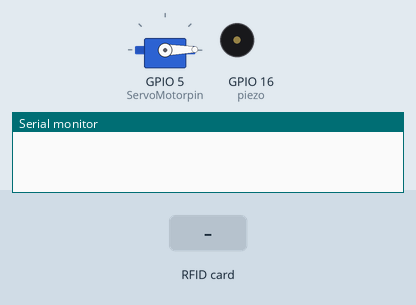
A sketch run on a simulated ESP8266 (NodeMCU). Parts: servo, buzzer (waves = sounding), the last lines printed to the serial monitor. Inputs (shaded band) come from the test bench. WiFi joins after 1.5 s; servers stay silent unless stated.

Above: at 3.0 s.
3.1 s: RFID card E3 BA 53 2D held to the reader
At 3.29 s:
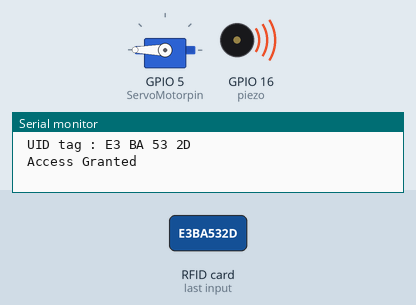
At 4.3 s:
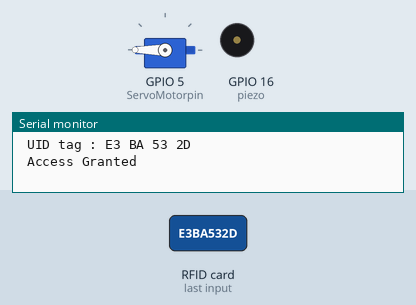
4.8 s: RFID card 5E 7A 19 C4 held to the reader
Timing chart, 0 to 7.8 s (numbered marks = the images above; inputs shaded):
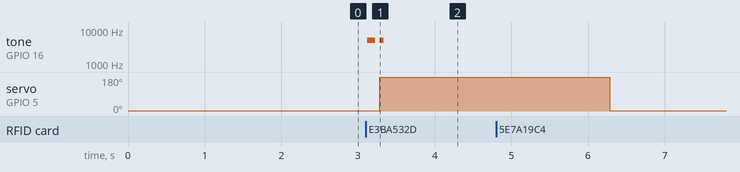

Measured:
- after the input at 3.1 s, tone on GPIO 16 (piezo): alternates 5000 Hz for 0.07 s and silent for 0.06 s, 4 changes in all, then stays silent, starting at once; servo on GPIO 5 (ServoMotorpin): 1° → 180° after 0.18 s

The sketch:

ROBOTICS2_-_FINAL_PROJECT.ino
```cpp
//
//static const uint8_t D0   = 16;
//static const uint8_t D1   = 5;
//static const uint8_t D2   = 4;
//static const uint8_t D3   = 0;
//static const uint8_t D4   = 2;
//static const uint8_t D5   = 14;
//static const uint8_t D6   = 12;
//static const uint8_t D7   = 13;
//static const uint8_t D8   = 15;
//static const uint8_t D9   = 3;
//static const uint8_t D10  = 1;

#define BLYNK_PRINT Serial
#include <Wire.h>

#include <ESP8266WiFi.h>
#include <BlynkSimpleEsp8266.h>
#include <Servo.h>
#define SS_PIN 2
#define RST_PIN 0
#define piezo 16
#define ServoMotorpin 5
#include <SPI.h>
#include <MFRC522.h>
Servo servo1;
MFRC522 mfrc522(SS_PIN, RST_PIN);   // Create MFRC522 instance.
int statuss = 0;
int out = 0;

char auth[] = "c551e73c41374f8cb5f1b24c23ddb898";

// Your WiFi credentials.x
// Set password to "" for open networks.
//char ssid[] = "HilalNet_76060306 Tamam";
//char pass[] = "Hash00000";

char ssid[] = "Hashem's";
char pass[] = "0000hothot";

void setup()
{
  Serial.begin(9600);   // Initiate a serial communication
  SPI.begin();      // Initiate  SPI bus
  Blynk.begin(auth, ssid, pass);
  mfrc522.PCD_Init();   // Initiate MFRC522
  analogWrite(ServoMotorpin, 512);
  analogWriteFreq(50);
  servo1.attach(5);
      servo1.write(1);

}
void loop()
{
  Blynk.run();
  // Look for new cards
  if ( ! mfrc522.PICC_IsNewCardPresent())
  {
    return;
  }
  // Select one of the cards
  if ( ! mfrc522.PICC_ReadCardSerial())
  {
    return;
  }
  //Show UID on serial monitor
  Serial.println();
  Serial.print(" UID tag :");
  String content= "";
  byte letter;
  for (byte i = 0; i < mfrc522.uid.size; i++)
  {
     Serial.print(mfrc522.uid.uidByte[i] < 0x10 ? " 0" : " ");
     Serial.print(mfrc522.uid.uidByte[i], HEX);
     content.concat(String(mfrc522.uid.uidByte[i] < 0x10 ? " 0" : " "));
     content.concat(String(mfrc522.uid.uidByte[i], HEX));
  }
  content.toUpperCase();
  Serial.println();
  if (content.substring(1) == "E3 BA 53 2D") //change UID of the card that you want to give access
  {
    tone( piezo, 5000, 100);
    delay(160);
    tone( piezo, 5000, 50);
    servo1.write(180);
    Blynk.notify("Your RFID has been detected, WELCOME!");
    Serial.println(" Access Granted ");

    delay(3000);
    servo1.write(1);

    Serial.println();
    statuss = 1;
  }

  else   {
   Blynk.email("hashe6m@gmail.com", "ESP8266 Alert", "Wrong RFID trying to enter");
    Blynk.notify("Security Alert - Wrong RFID trying to enter");
    Serial.println(" Access Denied ");
    siren();
    siren();
    siren();
    delay(3000);
  }
}


 void siren()//This function will make the alarm sound using the piezo buzzer
{

for(int hz = 440; hz < 1000; hz++){
    tone(piezo, hz, 50);
    delay(5);
  }
  noTone(piezo);

}
```
